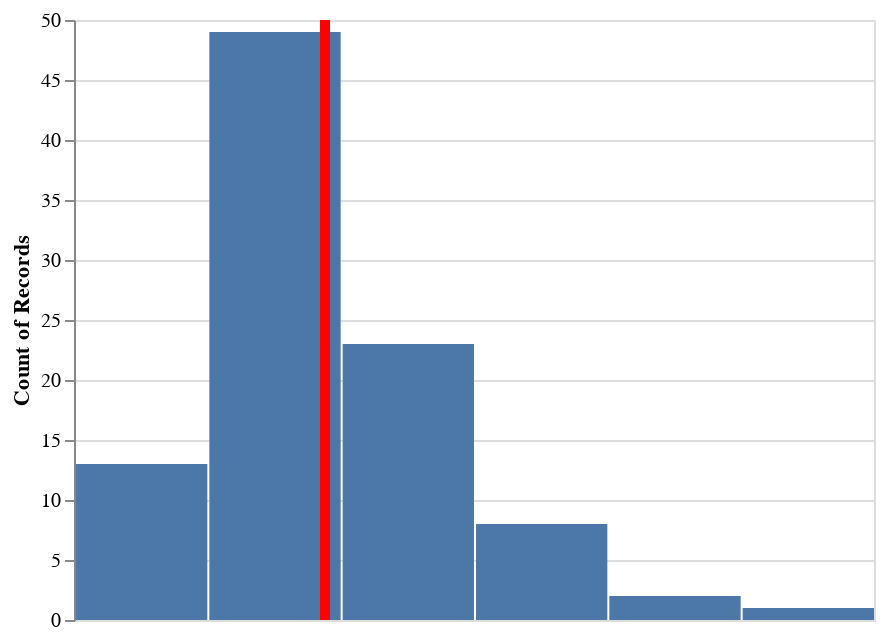

Notebook cell for this chart:
### Code cell
#import altair
import altair as alt

#using created data set
df_goals_team

source = df_goals_team

base = alt.Chart(source)

bar = base.mark_bar().encode(
    x=alt.X('goals_scored', bin=True, axis=None),
    y='count()'
)

rule = base.mark_rule(color='red').encode(
    x='mean(goals_scored):Q',
    size=alt.value(5)
)

bar + rule

### Figure 1 — Vega-Lite specification as saved in the notebook (floating-point values rounded to 4 significant figures)
{"config": {"view": {"continuousWidth": 400, "continuousHeight": 300}}, "layer": [{"mark": "bar", "encoding": {"x": {"axis": null, "bin": true, "field": "goals_scored", "type": "quantitative"}, "y": {"aggregate": "count", "type": "quantitative"}}}, {"mark": {"type": "rule", "color": "red"}, "encoding": {"size": {"value": 5}, "x": {"aggregate": "mean", "field": "goals_scored", "type": "quantitative"}}}], "data": {"name": "data-330f4d58dabe409c398878edcc895f16"}, "$schema": "https://vega.github.io/schema/vega-lite/v4.17.0.json", "datasets": {"data-330f4d58dabe409c398878edcc895f16": [{"goals_scored": 5.261, "team": "brazil"}, {"goals_scored": 9.764, "team": "spain"}, {"goals_scored": 7.79, "team": "france"}, {"goals_scored": 6.809, "team": "portugal"}, {"goals_scored": 4.611, "team": "argentina"}, {"goals_scored": 7.691, "team": "england"}, {"goals_scored": 4.515, "team": "germany"}, {"goals_scored": 5.552, "team": "netherlands"}, {"goals_scored": 5.366, "team": "croatia"}, {"goals_scored": 4.046, "team": "ecuador"}, {"goals_scored": 2.533, "team": "denmark"}, {"goals_scored": 2.349, "team": "switzerland"}, {"goals_scored": 3.195, "team": "morocco"}, {"goals_scored": 1.535, "team": "uruguay"}, {"goals_scored": 2.232, "team": "belgium"}, {"goals_scored": 2.717, "team": "poland"}, {"goals_scored": 5.031, "team": "iran"}, {"goals_scored": 2.164, "team": "usa"}, {"goals_scored": 3.907, "team": "senegal"}, {"goals_scored": 2.716, "team": "japan"}, {"goals_scored": 4.166, "team": "serbia"}, {"goals_scored": 1.312, "team": "mexico"}, {"goals_scored": 2.851, "team": "australia"}, {"goals_scored": 2.849, "team": "saudi arabia"}, {"goals_scored": 2.866, "team": "south korea"}, {"goals_scored": 5.691, "team": "ghana"}, {"goals_scored": 0.6043, "team": "tunisia"}, {"goals_scored": 1.702, "team": "wales"}, {"goals_scored": 1.501, "team": "costa rica"}, {"goals_scored": 3.313, "team": "cameroon"}, {"goals_scored": 1.989, "team": "canada"}, {"goals_scored": 1.661, "team": "qatar"}, {"goals_scored": 6.03, "team": "brazil"}, {"goals_scored": 10.61, "team": "spain"}, {"goals_scored": 7.345, "team": "france"}, {"goals_scored": 6.039, "team": "netherlands"}, {"goals_scored": 6.038, "team": "portugal"}, {"goals_scored": 9.446, "team": "england"}, {"goals_scored": 4.09, "team": "argentina"}, {"goals_scored": 4.963, "team": "germany"}, {"goals_scored": 3.743, "team": "belgium"}, {"goals_scored": 2.565, "team": "denmark"}, {"goals_scored": 2.432, "team": "uruguay"}, {"goals_scored": 2.594, "team": "croatia"}, {"goals_scored": 2.959, "team": "switzerland"}, {"goals_scored": 3.975, "team": "ecuador"}, {"goals_scored": 4.489, "team": "japan"}, {"goals_scored": 2.316, "team": "morocco"}, {"goals_scored": 2.148, "team": "mexico"}, {"goals_scored": 3.214, "team": "usa"}, {"goals_scored": 2.511, "team": "serbia"}, {"goals_scored": 2.637, "team": "senegal"}, {"goals_scored": 2.024, "team": "south korea"}, {"goals_scored": 2.031, "team": "poland"}, {"goals_scored": 2.891, "team": "wales"}, {"goals_scored": 1.78, "team": "tunisia"}, {"goals_scored": 2.111, "team": "canada"}, {"goals_scored": 3.923, "team": "saudi arabia"}, {"goals_scored": 4.125, "team": "iran"}, {"goals_scored": 2.775, "team": "australia"}, {"goals_scored": 1.247, "team": "cameroon"}, {"goals_scored": 3.425, "team": "ghana"}, {"goals_scored": 1.793, "team": "qatar"}, {"goals_scored": 1.299, "team": "costa rica"}, {"goals_scored": 6.302, "team": "brazil"}, {"goals_scored": 5.468, "team": "spain"}, {"goals_scored": 5.307, "team": "france"}, {"goals_scored": 5.335, "team": "argentina"}, {"goals_scored": 5.189, "team": "portugal"}, {"goals_scored": 5.859, "team": "germany"}, {"goals_scored": 4.877, "team": "england"}, {"goals_scored": 5.864, "team": "netherlands"}, {"goals_scored": 4.094, "team": "denmark"}, {"goals_scored": 3.966, "team": "uruguay"}, {"goals_scored": 4.715, "team": "belgium"}, {"goals_scored": 4.071, "team": "croatia"}, {"goals_scored": 3.613, "team": "switzerland"}, {"goals_scored": 3.585, "team": "usa"}, {"goals_scored": 3.621, "team": "mexico"}, {"goals_scored": 3.843, "team": "senegal"}, {"goals_scored": 3.806, "team": "ecuador"}, {"goals_scored": 3.682, "team": "morocco"}, {"goals_scored": 3.468, "team": "serbia"}, {"goals_scored": 3.519, "team": "japan"}, {"goals_scored": 3.267, "team": "canada"}, {"goals_scored": 3.148, "team": "poland"}, {"goals_scored": 2.914, "team": "south korea"}, {"goals_scored": 2.623, "team": "tunisia"}, {"goals_scored": 2.621, "team": "iran"}, {"goals_scored": 2.679, "team": "wales"}, {"goals_scored": 2.306, "team": "cameroon"}, {"goals_scored": 2.553, "team": "saudi arabia"}, {"goals_scored": 2.369, "team": "australia"}, {"goals_scored": 3.119, "team": "qatar"}, {"goals_scored": 1.999, "team": "ghana"}, {"goals_scored": 1.809, "team": "costa rica"}]}}
